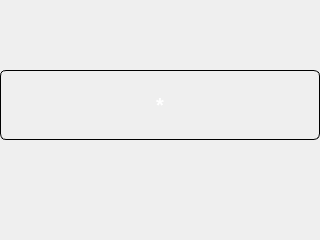
<?xml version="1.0" encoding="UTF-8"?>
<ui version="4.0">
 <class>popup_msg</class>
 <widget class="QWidget" name="popup_msg">
  <property name="geometry">
   <rect>
    <x>0</x>
    <y>0</y>
    <width>320</width>
    <height>240</height>
   </rect>
  </property>
  <property name="windowTitle">
   <string>Form</string>
  </property>
  <widget class="QLabel" name="lblPopup">
   <property name="geometry">
    <rect>
     <x>0</x>
     <y>70</y>
     <width>320</width>
     <height>70</height>
    </rect>
   </property>
   <property name="font">
    <font>
     <pointsize>15</pointsize>
     <weight>75</weight>
     <bold>true</bold>
    </font>
   </property>
   <property name="layoutDirection">
    <enum>Qt::LeftToRight</enum>
   </property>
   <property name="styleSheet">
    <string notr="true">border-radius: 6px;
border: 1px solid black;
color: rgb(255, 255, 255);</string>
   </property>
   <property name="frameShape">
    <enum>QFrame::NoFrame</enum>
   </property>
   <property name="text">
    <string>*</string>
   </property>
   <property name="alignment">
    <set>Qt::AlignCenter</set>
   </property>
  </widget>
 </widget>
 <resources/>
 <connections/>
</ui>
